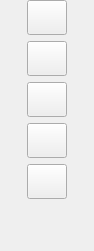
<?xml version="1.0" encoding="UTF-8"?>
<ui version="4.0">
  <class>ToolButtonBarUI</class>
  <widget class="QWidget" name="ToolButtonBarUI">
    <property name="geometry">
      <rect>
        <x>0</x>
        <y>0</y>
        <width>94</width>
        <height>251</height>
      </rect>
    </property>
    <property name="sizePolicy">
      <sizepolicy hsizetype="Preferred" vsizetype="Preferred">
        <horstretch>0</horstretch>
        <verstretch>0</verstretch>
      </sizepolicy>
    </property>
    <property name="minimumSize">
      <size>
        <width>0</width>
        <height>0</height>
      </size>
    </property>
    <property name="maximumSize">
      <size>
        <width>100</width>
        <height>16777215</height>
      </size>
    </property>
    <property name="acceptDrops">
      <bool>false</bool>
    </property>
    <property name="windowTitle">
      <string>Form</string>
    </property>
    <layout class="QFormLayout" name="formLayout">
      <property name="labelAlignment">
        <set>Qt::AlignLeading|Qt::AlignLeft|Qt::AlignVCenter</set>
      </property>
      <property name="formAlignment">
        <set>Qt::AlignCenter</set>
      </property>
      <property name="leftMargin">
        <number>0</number>
      </property>
      <property name="topMargin">
        <number>0</number>
      </property>
      <property name="rightMargin">
        <number>0</number>
      </property>
      <property name="bottomMargin">
        <number>0</number>
      </property>
      <item row="0" column="0">
        <layout class="QVBoxLayout" name="verticalLayout">
          <property name="sizeConstraint">
            <enum>QLayout::SetFixedSize</enum>
          </property>
          <item>
            <widget class="QPushButton" name="stampButton">
              <property name="sizePolicy">
                <sizepolicy hsizetype="Fixed" vsizetype="Fixed">
                  <horstretch>0</horstretch>
                  <verstretch>0</verstretch>
                </sizepolicy>
              </property>
              <property name="minimumSize">
                <size>
                  <width>40</width>
                  <height>35</height>
                </size>
              </property>
              <property name="toolTip">
                <string>Stamp</string>
              </property>
              <property name="styleSheet">
                <string notr="true"/>
              </property>
              <property name="text">
                <string/>
              </property>
              <property name="icon">
                <iconset resource="../../tactile.qrc">
                  <normaloff>:/resources/icons/icons8/color/64/stamp.png</normaloff>
                  :/resources/icons/icons8/color/64/stamp.png
                </iconset>
              </property>
              <property name="iconSize">
                <size>
                  <width>24</width>
                  <height>24</height>
                </size>
              </property>
              <property name="checkable">
                <bool>true</bool>
              </property>
              <property name="checked">
                <bool>false</bool>
              </property>
            </widget>
          </item>
          <item>
            <widget class="QPushButton" name="bucketButton">
              <property name="sizePolicy">
                <sizepolicy hsizetype="Fixed" vsizetype="Fixed">
                  <horstretch>0</horstretch>
                  <verstretch>0</verstretch>
                </sizepolicy>
              </property>
              <property name="minimumSize">
                <size>
                  <width>40</width>
                  <height>35</height>
                </size>
              </property>
              <property name="toolTip">
                <string>Bucket</string>
              </property>
              <property name="layoutDirection">
                <enum>Qt::LeftToRight</enum>
              </property>
              <property name="text">
                <string notr="true"/>
              </property>
              <property name="icon">
                <iconset resource="../../tactile.qrc">
                  <normaloff>:/resources/icons/icons8/color/64/bucket.png</normaloff>
                  :/resources/icons/icons8/color/64/bucket.png
                </iconset>
              </property>
              <property name="iconSize">
                <size>
                  <width>24</width>
                  <height>24</height>
                </size>
              </property>
              <property name="checkable">
                <bool>true</bool>
              </property>
            </widget>
          </item>
          <item>
            <widget class="QPushButton" name="eraserButton">
              <property name="sizePolicy">
                <sizepolicy hsizetype="Fixed" vsizetype="Fixed">
                  <horstretch>0</horstretch>
                  <verstretch>0</verstretch>
                </sizepolicy>
              </property>
              <property name="minimumSize">
                <size>
                  <width>40</width>
                  <height>35</height>
                </size>
              </property>
              <property name="toolTip">
                <string>Eraser</string>
              </property>
              <property name="text">
                <string/>
              </property>
              <property name="icon">
                <iconset resource="../../tactile.qrc">
                  <normaloff>:/resources/icons/icons8/color/64/eraser.png</normaloff>
                  :/resources/icons/icons8/color/64/eraser.png
                </iconset>
              </property>
              <property name="iconSize">
                <size>
                  <width>24</width>
                  <height>24</height>
                </size>
              </property>
              <property name="checkable">
                <bool>true</bool>
              </property>
            </widget>
          </item>
          <item>
            <widget class="QPushButton" name="rectangleButton">
              <property name="sizePolicy">
                <sizepolicy hsizetype="Fixed" vsizetype="Fixed">
                  <horstretch>0</horstretch>
                  <verstretch>0</verstretch>
                </sizepolicy>
              </property>
              <property name="minimumSize">
                <size>
                  <width>40</width>
                  <height>35</height>
                </size>
              </property>
              <property name="toolTip">
                <string>Rectangle selection</string>
              </property>
              <property name="text">
                <string/>
              </property>
              <property name="icon">
                <iconset resource="../../tactile.qrc">
                  <normaloff>:/resources/icons/icons8/color/64/rectangle.png</normaloff>
                  :/resources/icons/icons8/color/64/rectangle.png
                </iconset>
              </property>
              <property name="checkable">
                <bool>true</bool>
              </property>
              <property name="checked">
                <bool>false</bool>
              </property>
            </widget>
          </item>
          <item>
            <widget class="QPushButton" name="findSameButton">
              <property name="sizePolicy">
                <sizepolicy hsizetype="Fixed" vsizetype="Fixed">
                  <horstretch>0</horstretch>
                  <verstretch>0</verstretch>
                </sizepolicy>
              </property>
              <property name="minimumSize">
                <size>
                  <width>40</width>
                  <height>35</height>
                </size>
              </property>
              <property name="toolTip">
                <string>Find same</string>
              </property>
              <property name="text">
                <string/>
              </property>
              <property name="icon">
                <iconset resource="../../tactile.qrc">
                  <normaloff>:/resources/icons/icons8/color/64/search.png</normaloff>
                  :/resources/icons/icons8/color/64/search.png
                </iconset>
              </property>
              <property name="checkable">
                <bool>true</bool>
              </property>
            </widget>
          </item>
          <item>
            <spacer name="verticalSpacer">
              <property name="orientation">
                <enum>Qt::Vertical</enum>
              </property>
              <property name="sizeType">
                <enum>QSizePolicy::Expanding</enum>
              </property>
              <property name="sizeHint" stdset="0">
                <size>
                  <width>0</width>
                  <height>40</height>
                </size>
              </property>
            </spacer>
          </item>
        </layout>
      </item>
    </layout>
  </widget>
  <resources>
    <include location="../../tactile.qrc"/>
  </resources>
  <connections/>
</ui>
